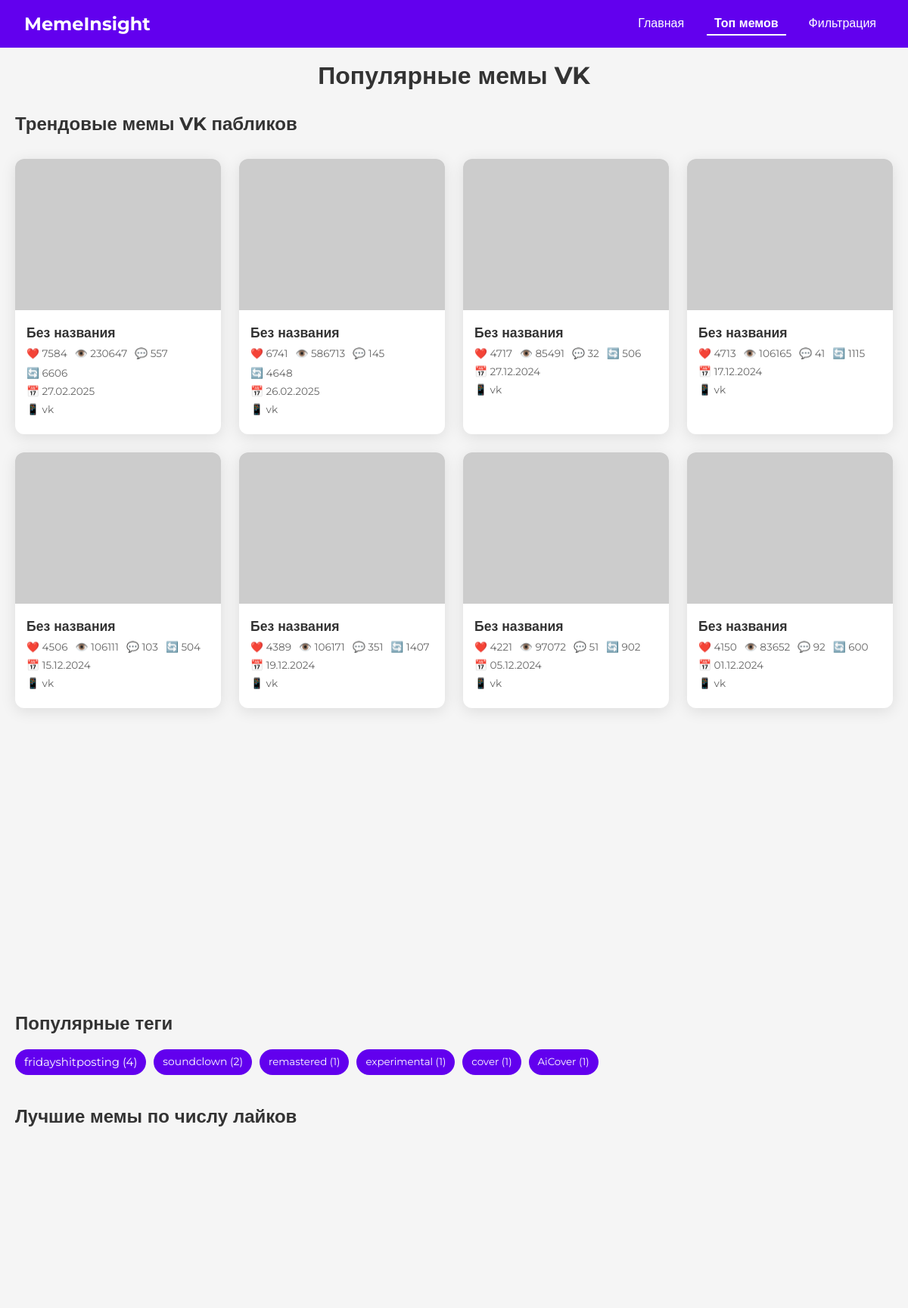
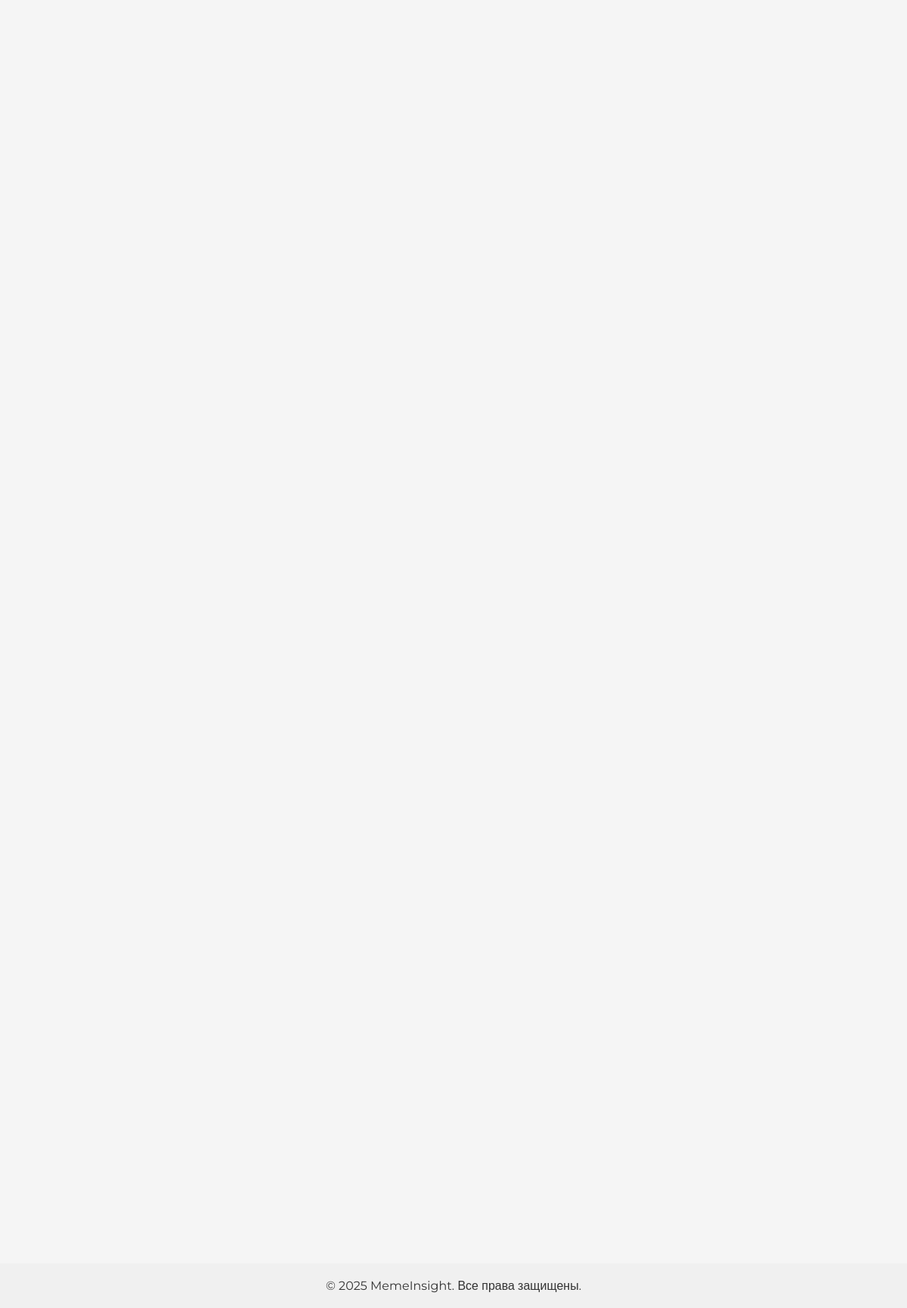
/top-memes, run on the app's committed database (2 pictures, top to bottom).
### tables this page shows
CREATE TABLE memes (
                id INTEGER PRIMARY KEY AUTOINCREMENT,
                image_url TEXT UNIQUE,
                local_path TEXT,
                source_url TEXT,
                source_platform TEXT,
                post_date TIMESTAMP,
                collection_date TIMESTAMP,
                likes INTEGER,
                views INTEGER,
                comments INTEGER,
                shares INTEGER,
                text_content TEXT,
                image_hash TEXT
            );

### app.py (the view)
@app.route('/top-memes')
def top_memes():
    conn = get_db_connection()
    cursor = conn.execute("""
        SELECT m.*, GROUP_CONCAT(t.tag) as tags
        FROM memes m
        LEFT JOIN tags t ON m.id = t.meme_id
        GROUP BY m.id
        ORDER BY m.likes DESC
        LIMIT 20
    """)
    top_by_likes = cursor.fetchall()
    cursor = conn.execute("""
        SELECT tag, COUNT(*) as count
        FROM tags
        GROUP BY tag
        ORDER BY count DESC
        LIMIT 15
    """)
    popular_tags = cursor.fetchall()
    top_memes_list = []
    for meme in top_by_likes:
        meme_dict = dict(meme)
        if 'post_date' in meme_dict and meme_dict['post_date']:
            meme_dict['post_date_formatted'] = format_date(meme_dict['post_date'])
        else:
            meme_dict['post_date_formatted'] = "Неизвестно"
        if meme_dict['tags']:
            meme_dict['tags'] = meme_dict['tags'].split(',')
        else:
            meme_dict['tags'] = []
        top_memes_list.append(meme_dict)
    conn.close()
    return render_template('top_memes.html',
                           top_memes=top_memes_list,
                           trending_memes=top_memes_list[:10],  # Используем топ по лайкам как тренды
                           popular_tags=popular_tags)

### app.py (called while the page is built)
def format_date(date_str):
    if not date_str:
        return "Неизвестно"
    try:
        date = datetime.datetime.fromisoformat(date_str)
        return date.strftime('%d.%m.%Y')
    except:
        return date_str

def get_db_connection():
    conn = sqlite3.connect(DB_PATH)
    conn.row_factory = sqlite3.Row
    return conn

### templates/top_memes.html (shortened to what this page needs)
<!DOCTYPE html>
<html lang="ru">
<head>
    <link rel="stylesheet" href="{{ url_for('static', filename='style.css') }}">
</head>
<body>
    <header class="header">
        <div class="project-name">MemeInsight</div>
        <nav class="navigation">
            <a href="/">Главная</a>
            <a href="/top-memes" class="active">Топ мемов</a>
            <a href="/filter-memes">Фильтрация</a>
        </nav>
    </header>
    <main class="main-content" style="padding-top: 80px; padding-left: 20px; padding-right: 20px;">
        <h1 style="margin-bottom: 30px; text-align: center;">Популярные мемы VK</h1>
        <div class="trending-section">
            <h2>Трендовые мемы VK пабликов</h2>
            <div class="meme-grid">
                {% for meme in trending_memes %}
                <div class="meme-card">
                    <img src="{{ meme.image_url }}" alt="{{ meme.title }}" class="meme-image" onerror="this.src='https://via.placeholder.com/300x200?text=Мем'">
                    <div class="meme-info">
                        <div class="meme-title">{{ meme.title or 'Без названия' }}</div>
                        <div class="meme-stats">
                            <span>❤️ {{ meme.likes }}</span>
                            <span>👁️ {{ meme.views }}</span>
                            <span>💬 {{ meme.comments }}</span>
                            <span>🔄 {{ meme.shares }}</span>
                        </div>
                        <div class="meme-date">📅 {{ meme.post_date_formatted }}</div>
                        <div class="meme-source">📱 {{ meme.source_platform or 'Неизвестно' }}</div>
                    </div>
                </div>
                {% endfor %}
            </div>
        </div>
        <div class="popular-tags-section" style="margin-top: 40px;">
            <h2>Популярные теги</h2>
            <div class="tags-container" style="display: flex; flex-wrap: wrap; gap: 10px; margin-top: 20px;">
                {% for tag in popular_tags %}
                <a href="/filter-memes?tag={{ tag.tag }}" class="tag" style="font-size: {{ 0.8 + (tag.count / 30) }}rem; padding: 8px 12px; background-color: #6200ee; color: white; border-radius: 20px; text-decoration: none;">
                    {{ tag.tag }} ({{ tag.count }})
                </a>
                {% endfor %}
            </div>
        </div>
        <div class="top-memes-section" style="margin-top: 40px;">
            <h2>Лучшие мемы по числу лайков</h2>
            <div class="meme-grid">
            </div>
        </div>
    </main>
    <footer style="background-color: #f0f0f0; padding: 20px; text-align: center; margin-top: 40px;">
        <p>© 2025 MemeInsight. Все права защищены.</p>
    </footer>
</body>
</html>

### static/style.css (style rules this page uses)
* { margin: 0; padding: 0; box-sizing: border-box; font-family: 'Montserrat', sans-serif; }
body { background-color: #f5f5f5; color: #333; }
.header { background-color: #6200ee; color: white; padding: 1rem 2rem; display: flex; justify-content: space-between; align-items: center; position: fixed; width: 100%; top: 0; z-index: 1000; }
.project-name { font-size: 1.5rem; font-weight: 700; }
.meme-grid { display: grid; grid-template-columns: repeat(auto-fill, minmax(250px, 1fr)); gap: 1.5rem; margin: 2rem 0; }
.meme-card { background-color: white; border-radius: 8px; overflow: hidden; box-shadow: 0 4px 10px rgba(0, 0, 0, 0.1); transition: transform 0.3s; }
.meme-image { width: 100%; height: 200px; object-fit: cover; }
.meme-info { padding: 1rem; }
.meme-title { font-weight: 700; margin-bottom: 0.5rem; }
.meme-stats { display: flex; gap: 1rem; font-size: 0.8rem; color: #666; margin-bottom: 0.5rem; }
.tag { background-color: #e0e0e0; padding: 0.25rem 0.5rem; border-radius: 4px; font-size: 0.8rem; }

### templates/top_memes.html (style rules this page uses)
.fade-in-element { opacity: 0; transform: translateY(20px); transition: opacity 0.5s, transform 0.5s; }
.fade-in { opacity: 1; transform: translateY(0); }
.navigation { display: flex; gap: 20px; }
.navigation a { color: white; text-decoration: none; padding: 5px 10px; }
.navigation a.active { font-weight: bold; border-bottom: 2px solid white; }
.meme-card { background-color: white; border-radius: 12px; overflow: hidden; box-shadow: 0 4px 20px rgba(0, 0, 0, 0.1); transition: transform 0.3s, box-shadow 0.3s; }
.meme-image { width: 100%; height: 200px; object-fit: cover; }
.meme-info { padding: 15px; }
.meme-title { font-weight: 700; font-size: 1.1rem; margin-bottom: 8px; color: #333; }
.meme-stats { display: flex; flex-wrap: wrap; gap: 10px; font-size: 0.85rem; color: #666; margin-bottom: 8px; }
.meme-date, .meme-source { font-size: 0.85rem; color: #666; margin-bottom: 8px; }
.tag { background-color: #f0f0f0; padding: 4px 10px; border-radius: 15px; font-size: 0.8rem; color: #333; text-decoration: none; transition: background-color 0.2s; }

### data on the page
memes: title "Без названия", likes "7584", views "230647", comments "557", shares "6606", post_date_formatted "27.02.2025", source_platform "vk"
memes: title "Без названия", likes "6741", views "586713", comments "145", shares "4648", post_date_formatted "26.02.2025", source_platform "vk"
memes: title "Без названия", likes "4717", views "85491", comments "32", shares "506", post_date_formatted "27.12.2024", source_platform "vk"
memes: title "Без названия", likes "4713", views "106165", comments "41", shares "1115", post_date_formatted "17.12.2024", source_platform "vk"
memes: title "Без названия", likes "4506", views "106111", comments "103", shares "504", post_date_formatted "15.12.2024", source_platform "vk"
memes: title "Без названия", likes "4389", views "106171", comments "351", shares "1407", post_date_formatted "19.12.2024", source_platform "vk"
memes: title "Без названия", likes "4221", views "97072", comments "51", shares "902", post_date_formatted "05.12.2024", source_platform "vk"
memes: title "Без названия", likes "4150", views "83652", comments "92", shares "600", post_date_formatted "01.12.2024", source_platform "vk"

### other printed values
{{ tag.tag }} "fridayshitposting" "soundclown" "remastered" "experimental" "cover" "AiCover"
{{ tag.count }} "4" "2" "1" "1" "1" "1"
